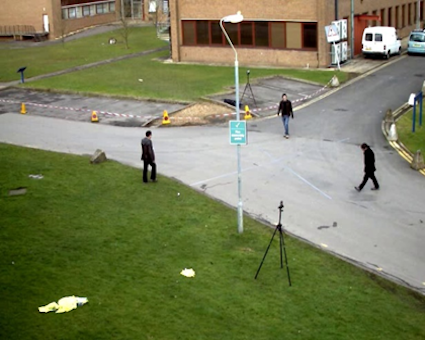
#> input picture programs/diff0.png, 425 x 340 px
$ python assingment0103.py
#> lines starting #> are read from the running program, lines starting #| are printed output that depends on the picture; after the words box and inside, x2 and y2 are one past the last pixel; in counts of white or black regions, pixels touching at a corner belong together
"""This is a test program."""

import cv2
#import numpy as np
#from matplotlib import pylab as plt

img0 = cv2.imread("diff0.png", 0)
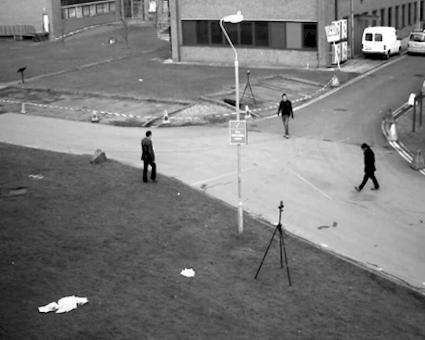
#> img0: shape (340, 425); min 0, max 255, mean 121.9
img1 = cv2.imread("diff1.png", 0)
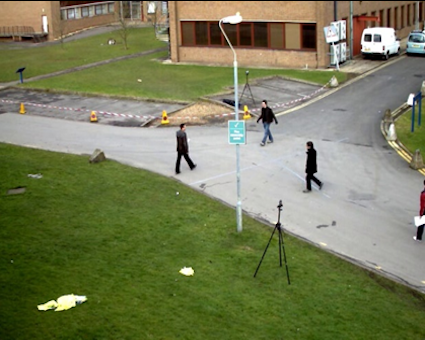
#> input picture programs/diff1.png, 425 x 340 px
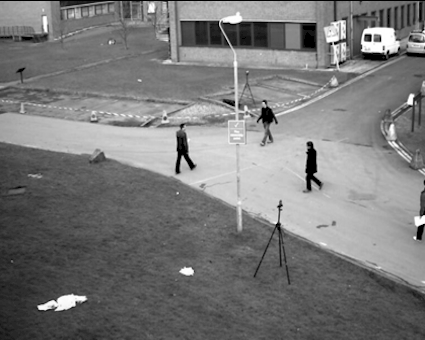
#> img1: shape (340, 425); min 0, max 255, mean 121.1

img_diff = cv2.absdiff(img0, img1)
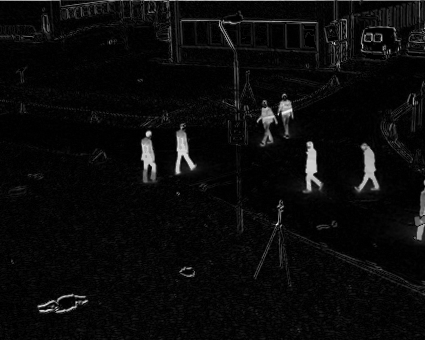
#> img_diff: shape (340, 425); min 0, max 246, mean 10.7

ret, img_bin = cv2.threshold(img_diff, 50, 255, 0)
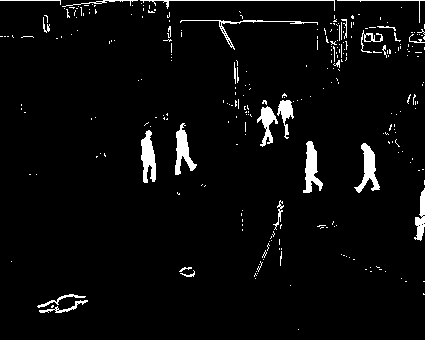
#> img_bin: shape (340, 425); 3.9% white; 284 white regions (256 under 20 px), largest, box (x1, y1, x2, y2) and area: (303, 141, 323, 193) 522, (141, 130, 156, 183) 520, (354, 143, 380, 193) 520

cv2.imwrite("difference.jpg", img_bin)
cv2.imshow("frame", img_bin)
cv2.waitKey(0)
cv2.destroyAllWindows()
